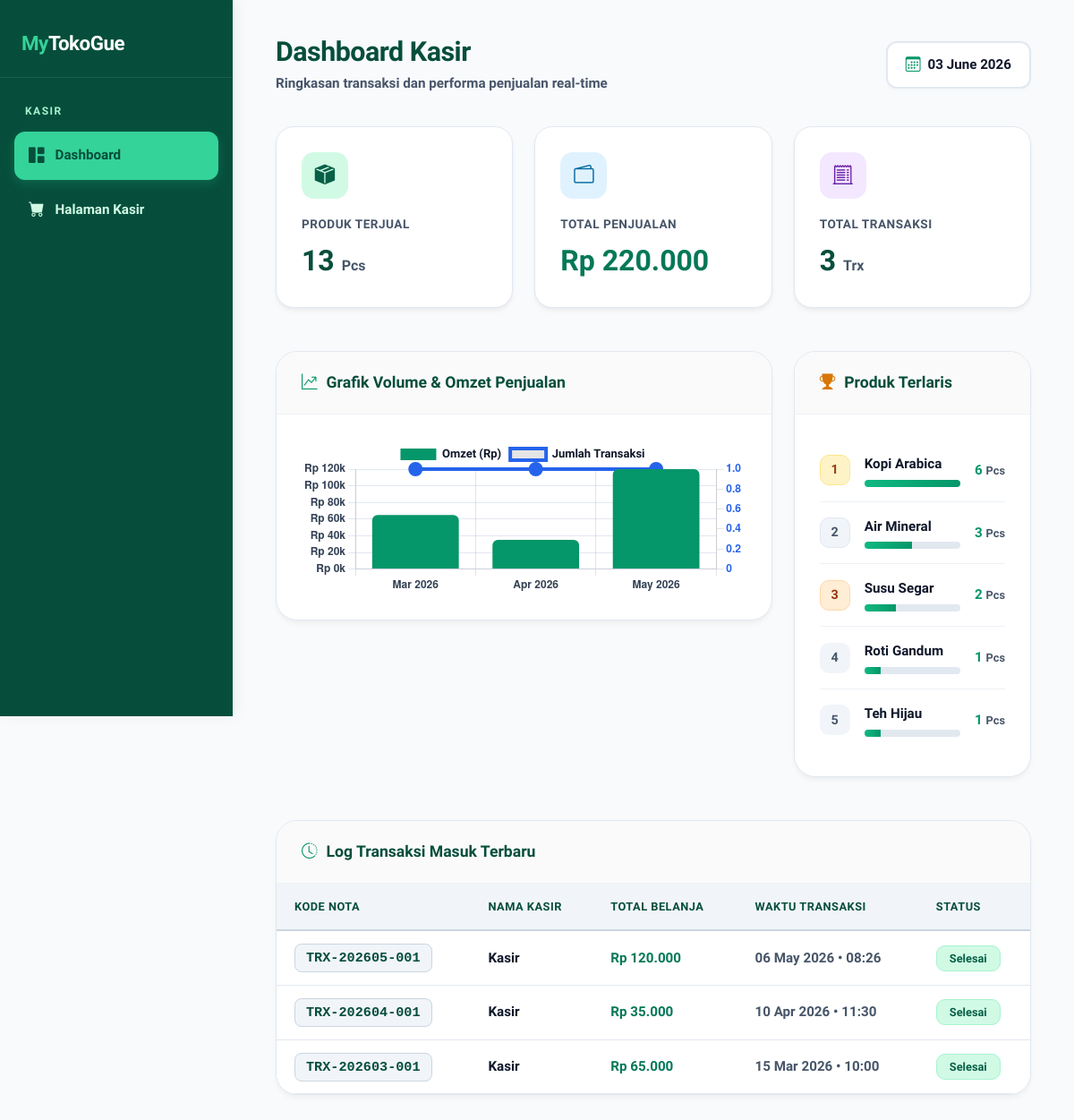
Screenshot of /app/Controllers/Kasir/dashboard.php with the database file from the repository.
### tables this page shows
CREATE TABLE IF NOT EXISTS transactions (
    id INT AUTO_INCREMENT PRIMARY KEY,
    transaction_code VARCHAR(50) NOT NULL UNIQUE,
    cashier_id INT NOT NULL,
    total_price DECIMAL(12,2) NOT NULL DEFAULT 0,
    paid_amount DECIMAL(12,2) NOT NULL DEFAULT 0,
    change_amount DECIMAL(12,2) NOT NULL DEFAULT 0,
    created_at TIMESTAMP DEFAULT CURRENT_TIMESTAMP,
    FOREIGN KEY (cashier_id) REFERENCES users(id) ON DELETE CASCADE
);

CREATE TABLE IF NOT EXISTS users (
    id INT AUTO_INCREMENT PRIMARY KEY,
    name VARCHAR(100) NOT NULL,
    email VARCHAR(255) NOT NULL UNIQUE,
    password VARCHAR(255) NOT NULL,
    role ENUM('super_admin', 'admin', 'kasir') NOT NULL DEFAULT 'kasir',
    created_at TIMESTAMP DEFAULT CURRENT_TIMESTAMP,
    updated_at TIMESTAMP DEFAULT CURRENT_TIMESTAMP ON UPDATE CURRENT_TIMESTAMP,
    deleted_at DATETIME DEFAULT NULL
);

### app/Controllers/Kasir/dashboard.php (the view, shortened to what this page needs)
<?php
$host     = 'localhost';
$dbname   = 'pos_db';
$username = 'root';
$password = '';
try {
    $pdo = new PDO("mysql:host=$host;dbname=$dbname;charset=utf8mb4", $username, $password, [
        PDO::ATTR_ERRMODE            => PDO::ERRMODE_EXCEPTION,
        PDO::ATTR_DEFAULT_FETCH_MODE => PDO::FETCH_ASSOC,
        PDO::ATTR_EMULATE_PREPARES   => false,
    ]);
} catch (PDOException $e) {
    die("Koneksi database gagal: " . $e->getMessage());
}
$stmtProduk = $pdo->query("SELECT SUM(quantity) AS total FROM transaction_items");
$totalProdukTerjual = $stmtProduk->fetchColumn() ?? 0;
$stmtPenjualan = $pdo->query("SELECT SUM(total_price) AS total FROM transactions");
$totalPenjualan = $stmtPenjualan->fetchColumn() ?? 0;
$stmtTrx = $pdo->query("SELECT COUNT(*) AS total FROM transactions");
$totalTransaksi = $stmtTrx->fetchColumn() ?? 0;
$stmtGrafik = $pdo->query("
    SELECT
        DATE_FORMAT(created_at, '%b %Y') AS bulan_label,
        DATE_FORMAT(created_at, '%Y-%m') AS bulan_sort,
        SUM(total_price) AS total,
        COUNT(*) AS jumlah_transaksi
    FROM transactions
    WHERE created_at >= DATE_SUB(NOW(), INTERVAL 6 MONTH)
    GROUP BY bulan_sort, bulan_label
    ORDER BY bulan_sort ASC
");
$grafikData = $stmtGrafik->fetchAll();
$grafikLabel  = json_encode(array_column($grafikData, 'bulan_label'));
$grafikTotal  = json_encode(array_map('floatval', array_column($grafikData, 'total')));
$grafikJumlah = json_encode(array_map('intval', array_column($grafikData, 'jumlah_transaksi')));
$stmtRecent = $pdo->query("
    SELECT t.transaction_code, t.total_price, t.created_at, u.name AS cashier
    FROM transactions t
    JOIN users u ON t.cashier_id = u.id
    ORDER BY t.created_at DESC
    LIMIT 5
");
$recentTrx = $stmtRecent->fetchAll();
$stmtTop = $pdo->query("
    SELECT product_name, SUM(quantity) AS total_terjual, SUM(subtotal) AS total_omzet
    FROM transaction_items
    GROUP BY product_name
    ORDER BY total_terjual DESC
    LIMIT 5
");
$topProduk = $stmtTop->fetchAll();
function formatRupiah($angka) {
    return 'Rp ' . number_format($angka, 0, ',', '.');
}
?>
<!DOCTYPE html>
<html lang="id">
<head>
    <link href="https://cdn.jsdelivr.net/npm/bootstrap@5.3.0/dist/css/bootstrap.min.css" rel="stylesheet">
    <link href="https://cdn.jsdelivr.net/npm/bootstrap-icons@1.11.0/font/bootstrap-icons.css" rel="stylesheet text/css">
</head>
<body>
<aside class="sidebar">
    <div class="sidebar-brand"><span>My</span>TokoGue</div>
    <nav class="sidebar-nav">
        <div class="nav-label">Kasir</div>
        <a href="#" class="active"><i class="bi bi-grid-1x2-fill"></i> Dashboard</a>
        <a href="#"><i class="bi bi-cart-fill"></i> Halaman Kasir</a>
    </nav>
</aside>
<main class="main-content">
    <div class="topbar">
        <div>
            <h1>Dashboard Kasir</h1>
            <p>Ringkasan transaksi dan performa penjualan real-time</p>
        </div>
        <div class="date-badge"><i class="bi bi-calendar3"></i> <?= date('d F Y') ?></div>
    </div>
    <div class="row g-4 mb-5">
        <div class="col-md-4">
            <div class="stat-card">
                <div class="stat-icon" style="background: #d1fae5; color: #065f46;"><i class="bi bi-box-seam-fill"></i></div>
                <div class="stat-label">Produk Terjual</div>
                <div class="stat-value"><?= number_format($totalProdukTerjual, 0, ',', '.') ?> <span style="font-size: 1rem; color: var(--text-muted); font-weight: 600;">Pcs</span></div>
            </div>
        </div>
        <div class="col-md-4">
            <div class="stat-card">
                <div class="stat-icon" style="background: #e0f2fe; color: #0369a1;"><i class="bi bi-wallet2"></i></div>
                <div class="stat-label">Total Penjualan</div>
                <div class="stat-value" style="color: #047857;"><?= formatRupiah($totalPenjualan) ?></div>
            </div>
        </div>
        <div class="col-md-4">
            <div class="stat-card">
                <div class="stat-icon" style="background: #f3e8ff; color: #6b21a8;"><i class="bi bi-receipt-cutoff"></i></div>
                <div class="stat-label">Total Transaksi</div>
                <div class="stat-value"><?= number_format($totalTransaksi, 0, ',', '.') ?> <span style="font-size: 1rem; color: var(--text-muted); font-weight: 600;">Trx</span></div>
            </div>
        </div>
    </div>
    <div class="row g-4 mb-5">
        <div class="col-lg-8">
            <div class="card-box">
                <div class="card-box-header">
                    <h5><i class="bi bi-graph-up-arrow" style="color: var(--primary-green);"></i> Grafik Volume & Omzet Penjualan</h5>
                </div>
                <div class="card-box-body"><canvas id="grafikPenjualan" height="105"></canvas></div>
            </div>
        </div>
        <div class="col-lg-4">
            <div class="card-box" style="height:100%;">
                <div class="card-box-header"><h5><i class="bi bi-trophy-fill" style="color: #d97706;"></i> Produk Terlaris</h5></div>
                <div class="card-box-body">
                    <?php
                    $maxTerjual = !empty($topProduk) ? max(array_column($topProduk, 'total_terjual')) : 1;
                    $rankClass  = ['gold', 'silver', 'bronze', '', ''];
                    foreach ($topProduk as $idx => $prod):
                        $pct = ($prod['total_terjual'] / $maxTerjual) * 100;
                    ?>
                    <div class="produk-item">
                        <div class="produk-rank <?= $rankClass[$idx] ?? '' ?>"><?= $idx+1 ?></div>
                        <div class="produk-bar-wrap">
                            <div class="produk-name"><?= htmlspecialchars($prod['product_name']) ?></div>
                            <div class="produk-bar"><div class="produk-bar-fill" style="width:<?= $pct ?>%;"></div></div>
                        </div>
                        <div class="produk-count"><?= $prod['total_terjual'] ?> <span style="font-size: 0.8rem; color: var(--text-muted);">Pcs</span></div>
                    </div>
                    <?php endforeach; ?>
                </div>
            </div>
        </div>
    </div>
    <div class="card-box">
        <div class="card-box-header"><h5><i class="bi bi-clock-history" style="color: var(--primary-green);"></i> Log Transaksi Masuk Terbaru</h5></div>
        <div class="table-responsive">
            <table class="table">
                <thead>
                    <tr><th>Kode Nota</th><th>Nama Kasir</th><th>Total Belanja</th><th>Waktu Transaksi</th><th>Status</th></tr>
                </thead>
                <tbody>
                    <?php foreach ($recentTrx as $trx): ?>
                    <tr>
                        <td><span style="font-family:monospace; background: #f1f5f9; padding: 6px 12px; border-radius: 8px; color: var(--primary-dark); font-weight: 700; border: 1px solid #cbd5e1;"><?= htmlspecialchars($trx['transaction_code']) ?></span></td>
                        <td style="font-weight: 700; color: var(--text-main);"><?= htmlspecialchars($trx['cashier']) ?></td>
                        <td style="font-weight: 800; color: #047857;"><?= formatRupiah($trx['total_price']) ?></td>
                        <td style="color: var(--text-muted); font-weight: 700;"><?= date('d M Y • H:i', strtotime($trx['created_at'])) ?></td>
                        <td><span class="badge-success">Selesai</span></td>
                    </tr>
                    <?php endforeach; ?>
                </tbody>
            </table>
        </div>
    </div>
</main>
<script>
const ctx = document.getElementById('grafikPenjualan').getContext('2d');
new Chart(ctx, {
    type: 'bar',
    data: {
        labels: <?= $grafikLabel ?>,
        datasets: [
            {
                label: 'Omzet (Rp)',
                data: <?= $grafikTotal ?>,
                backgroundColor: '#059669',
                borderRadius: 6,
                yAxisID: 'y'
            },
            {
                label: 'Jumlah Transaksi',
                data: <?= $grafikJumlah ?>,
                type: 'line',
                borderColor: '#2563eb',
                borderWidth: 4,
                pointBackgroundColor: '#2563eb',
                pointRadius: 6,
                yAxisID: 'y2',
                tension: 0.2
            }
        ]
    },
    options: {
        responsive: true,
        plugins: {
            legend: { labels: { color: '#0f172a', font: { family: 'Plus Jakarta Sans', size: 13, weight: 700 } } }
        },
        scales: {
            y: { position: 'left', grid: { color: '#e2e8f0' }, ticks: { color: '#334155', font: { size: 12, weight: 600 }, callback: val => 'Rp ' + (val/1000).toFixed(0) + 'k' } },
            y2: { position: 'right', grid: { drawOnChartArea: false }, ticks: { color: '#2563eb', font: { size: 12, weight: 600 } } },
            x: { ticks: { color: '#334155', font: { size: 12, weight: 600 } } }
        }
    }
});
</script>
</body>
</html>

### rows the page displays
transactions: transaction_code "TRX-202605-001", cashier.name "Kasir", total_price "Rp 120.000", created_at "06 May 2026 • 08:26"
transactions: transaction_code "TRX-202604-001", cashier.name "Kasir", total_price "Rp 35.000", created_at "10 Apr 2026 • 11:30"
transactions: transaction_code "TRX-202603-001", cashier.name "Kasir", total_price "Rp 65.000", created_at "15 Mar 2026 • 10:00"

### other values shown
$totalProdukTerjual "13"
formatRupiah($totalPenjualan) "Rp 220.000"
$totalTransaksi "3"
$prod['product_name'] "Kopi Arabica"
$prod['total_terjual'] "6"
$prod['product_name'] "Air Mineral"
$prod['total_terjual'] "3"
$prod['product_name'] "Susu Segar"
$prod['total_terjual'] "2"
$prod['product_name'] "Roti Gandum"
$prod['total_terjual'] "1"
$prod['product_name'] "Teh Hijau"
chart data {{ $grafikTotal }} [65000,35000,120000]
chart data {{ $grafikJumlah }} [1,1,1]
